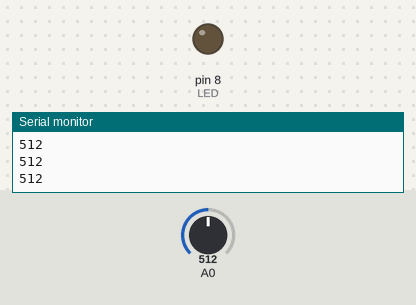
Simulated run of this sketch. Board: Arduino Uno, built with avr-gcc and run on an emulated ATmega328P. Shown: output pins drawn as LEDs (lit = HIGH), the last lines printed to the serial monitor. Inputs (shaded band) come from the test bench; at power-on: A0 = 512.

Above: at 1.3 s.
1.4 s: A0 set to 484
At 2.7 s:
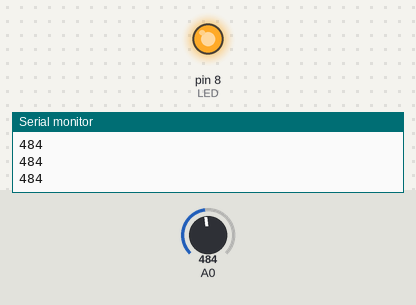
3.0 s: A0 set to 510
At 4.0 s:
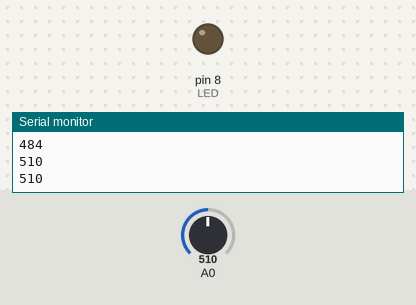
4.5 s: A0 set to 490
At 5.2 s:
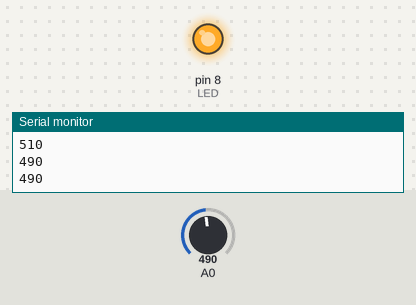
Timing chart, 0 to 7.5 s (numbered marks = the images above; inputs shaded):
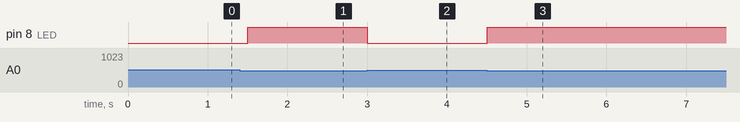

Measured:
- the behaviour switches between 500 and 499 on A0 (found by bisection; images 0 and 1)
- after the input at 1.4 s, pin 8 (LED): LOW → HIGH after 0.10 s
- after the input at 3.0 s, pin 8 (LED): HIGH → LOW at once
- after the input at 4.5 s, pin 8 (LED): LOW → HIGH at once

The sketch:

ATV_6.ino
```cpp
int LED = 8;
void setup () {
Serial. begin (9600);
pinMode (LED, OUTPUT);
}
void loop () {
int LDR = analogRead (A0) ;
Serial.println(LDR);

if (LDR<500)
digitalWrite (LED, HIGH) ;
else
digitalWrite (LED, LOW) ;

delay (500) ;

}
```
